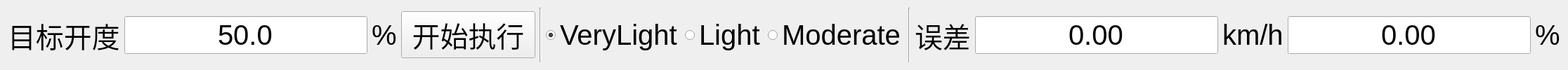
         <widget class="QWidget" name="tab_dasfp">
          <attribute name="title">
           <string> DAS-FP </string>
          </attribute>
          <layout class="QHBoxLayout" name="horizontalLayout_3">
           <item>
            <widget class="QLabel" name="label_4">
             <property name="font">
              <font>
               <pointsize>30</pointsize>
               <weight>50</weight>
               <italic>false</italic>
               <bold>false</bold>
              </font>
             </property>
             <property name="text">
              <string>目标开度</string>
             </property>
            </widget>
           </item>
           <item>
            <widget class="QLineEdit" name="lineEdit_dasfp_aimov">
             <property name="font">
              <font>
               <pointsize>30</pointsize>
               <weight>50</weight>
               <italic>false</italic>
               <bold>false</bold>
              </font>
             </property>
             <property name="text">
              <string>50.0</string>
             </property>
             <property name="alignment">
              <set>Qt::AlignCenter</set>
             </property>
            </widget>
           </item>
           <item>
            <widget class="QLabel" name="label_3">
             <property name="font">
              <font>
               <pointsize>30</pointsize>
               <weight>50</weight>
               <italic>false</italic>
               <bold>false</bold>
              </font>
             </property>
             <property name="text">
              <string>%</string>
             </property>
            </widget>
           </item>
           <item>
            <widget class="QPushButton" name="pushButton_dasfp_ovctrl">
             <property name="font">
              <font>
               <pointsize>30</pointsize>
               <weight>50</weight>
               <italic>false</italic>
               <bold>false</bold>
              </font>
             </property>
             <property name="text">
              <string> 开始执行 </string>
             </property>
            </widget>
           </item>
           <item>
            <widget class="Line" name="line_3">
             <property name="font">
              <font>
               <pointsize>30</pointsize>
               <weight>50</weight>
               <italic>false</italic>
               <bold>false</bold>
              </font>
             </property>
             <property name="orientation">
              <enum>Qt::Vertical</enum>
             </property>
            </widget>
           </item>
           <item>
            <widget class="QRadioButton" name="radioButton_dasfp_vl">
             <property name="font">
              <font>
               <pointsize>30</pointsize>
               <weight>50</weight>
               <italic>false</italic>
               <bold>false</bold>
              </font>
             </property>
             <property name="text">
              <string>VeryLight</string>
             </property>
             <property name="checked">
              <bool>true</bool>
             </property>
            </widget>
           </item>
           <item>
            <widget class="QRadioButton" name="radioButton_dasfp_l">
             <property name="font">
              <font>
               <pointsize>30</pointsize>
               <weight>50</weight>
               <italic>false</italic>
               <bold>false</bold>
              </font>
             </property>
             <property name="text">
              <string>Light</string>
             </property>
             <property name="checked">
              <bool>false</bool>
             </property>
            </widget>
           </item>
           <item>
            <widget class="QRadioButton" name="radioButton_dasfp_m">
             <property name="font">
              <font>
               <pointsize>30</pointsize>
               <weight>50</weight>
               <italic>false</italic>
               <bold>false</bold>
              </font>
             </property>
             <property name="text">
              <string>Moderate</string>
             </property>
            </widget>
           </item>
           <item>
            <widget class="Line" name="line_4">
             <property name="font">
              <font>
               <pointsize>30</pointsize>
               <weight>50</weight>
               <italic>false</italic>
               <bold>false</bold>
              </font>
             </property>
             <property name="orientation">
              <enum>Qt::Vertical</enum>
             </property>
            </widget>
           </item>
           <item>
            <widget class="QLabel" name="label_8">
             <property name="font">
              <font>
               <pointsize>30</pointsize>
               <weight>50</weight>
               <italic>false</italic>
               <bold>false</bold>
              </font>
             </property>
             <property name="text">
              <string>误差</string>
             </property>
            </widget>
           </item>
           <item>
            <widget class="QLineEdit" name="lineEdit_dasfp_err">
             <property name="font">
              <font>
               <pointsize>30</pointsize>
               <weight>50</weight>
               <italic>false</italic>
               <bold>false</bold>
              </font>
             </property>
             <property name="text">
              <string>0.00</string>
             </property>
             <property name="alignment">
              <set>Qt::AlignCenter</set>
             </property>
             <property name="readOnly">
              <bool>true</bool>
             </property>
            </widget>
           </item>
           <item>
            <widget class="QLabel" name="label_18">
             <property name="font">
              <font>
               <pointsize>30</pointsize>
               <weight>50</weight>
               <italic>false</italic>
               <bold>false</bold>
              </font>
             </property>
             <property name="text">
              <string>km/h</string>
             </property>
            </widget>
           </item>
           <item>
            <widget class="QLineEdit" name="lineEdit_dasfp_errpercent">
             <property name="font">
              <font>
               <pointsize>30</pointsize>
               <weight>50</weight>
               <italic>false</italic>
               <bold>false</bold>
              </font>
             </property>
             <property name="text">
              <string>0.00</string>
             </property>
             <property name="alignment">
              <set>Qt::AlignCenter</set>
             </property>
             <property name="readOnly">
              <bool>true</bool>
             </property>
            </widget>
           </item>
           <item>
            <widget class="QLabel" name="label_58">
             <property name="font">
              <font>
               <pointsize>30</pointsize>
               <weight>50</weight>
               <italic>false</italic>
               <bold>false</bold>
              </font>
             </property>
             <property name="text">
              <string>%</string>
             </property>
            </widget>
           </item>
          </layout>
         </widget>
